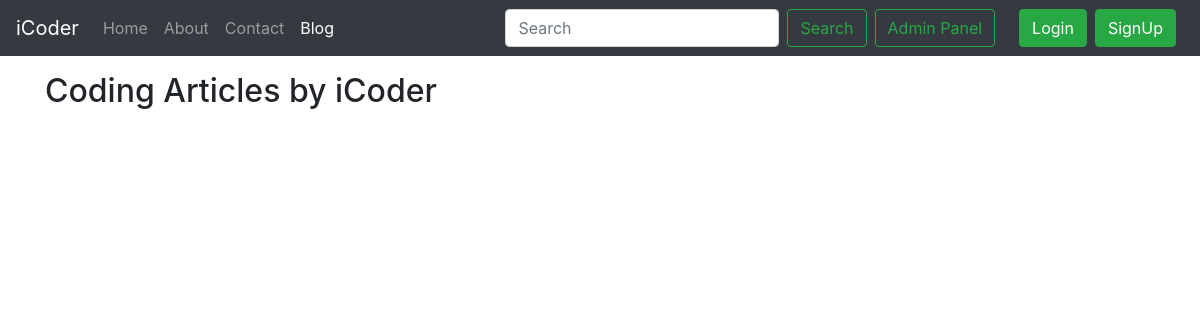
The page /blog/ on the database as committed earlier.
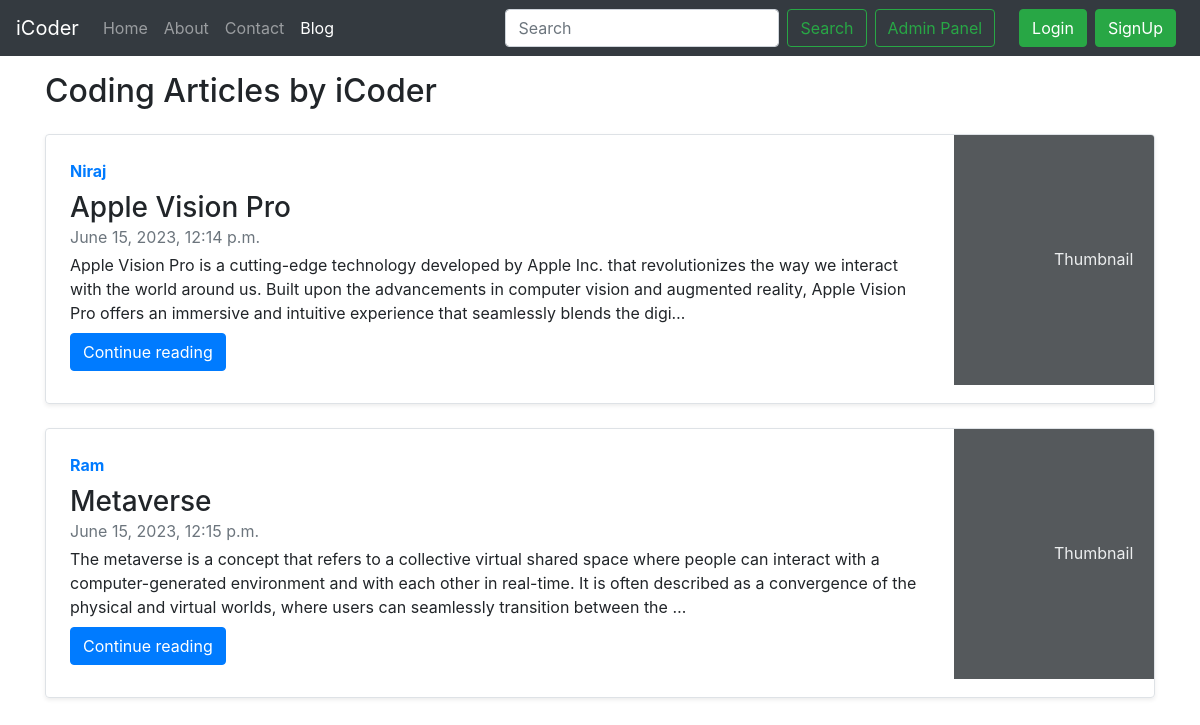
The same page on the database as committed later.
### blog/models.py (models this page shows, shortened)
class Post(models.Model):
    sno = models.AutoField(primary_key=True)
    title = models.CharField(max_length=255)
    content = models.TextField(default='')
    author = models.CharField(max_length=255)
    slug = models.CharField(max_length=130)
    timeStamp = models.DateTimeField(blank=True)

### blog/views.py (the view)
# urls.py: path('', views.blogHome, name='blogHome'),
def blogHome(request):
    allPost = Post.objects.all()
    return render(request, "blog/bloghome.html", {'allPost': allPost})

### templates/blog/bloghome.html (shortened to what this page needs)
{% extends 'base.html' %}
{% block blogactive %} active {% endblock blogactive %}
{% block body %}
<div class="container my-3">
    <h2>Coding Articles by iCoder</h2>
    {% for blog in allPost %}
    <div class="row no-gutters border rounded overflow-hidden flex-md-row mb-4 shadow-sm h-md-250 my-4 position-relative">
        <div class="col p-4 d-flex flex-column position-static">
            <strong class="d-inline-block mb-2 text-primary">{{blog.author}}</strong>
            <h3 class="mb-0">{{blog.title}}</h3>
            <div class="mb-1 text-muted">{{blog.timeStamp}}</div>
            <p class="card-text mb-auto">{{blog.content| truncatechars:300 }}</p>
            <div class="my-2">
                <a href="/blog/{{blog.slug}}" role="button" class="btn btn-primary">Continue reading</a>
            </div>
        </div>
        <div class="col-auto d-none d-lg-block">
            <svg class="bd-placeholder-img" width="200" height="250" xmlns="http://www.w3.org/2000/svg"
                preserveAspectRatio="xMidYMid slice" focusable="false" role="img" aria-label="Placeholder: Thumbnail">
                <rect width="100%" height="100%" fill="#55595c"></rect><text x="50%" y="50%" fill="#eceeef"
                    dy=".3em">Thumbnail</text>
            </svg>
        </div>
    </div>
    {% endfor %}
</div>
    {% endblock %}

### templates/base.html (shortened to what this page needs)
<!doctype html>
<html lang="en">
<head>
  <link rel="stylesheet" href="https://stackpath.bootstrapcdn.com/bootstrap/4.5.2/css/bootstrap.min.css"
>
</head>
<body>
  <nav class="navbar navbar-expand-lg navbar-dark bg-dark">
    <a class="navbar-brand" href="/">iCoder</a>
    <div class="collapse navbar-collapse" id="navbarSupportedContent">
      <ul class="navbar-nav mr-auto">
        <li class="nav-item {% block homeactive %}  {% endblock homeactive %}">
          <a class="nav-link" href="/">Home <span class="sr-only">(current)</span></a>
        </li>
        <li class="nav-item {% block aboutactive %}  {% endblock aboutactive %}">
          <a class="nav-link" href="/about">About</a>
        </li>
        <li class="nav-item {% block contactactive %}  {% endblock contactactive %} ">
          <a class="nav-link" href="/contact">Contact</a>
        </li>
        <li class="nav-item {% block blogactive %}  {% endblock blogactive %} ">
          <a class="nav-link" href="/blog">Blog</a>
        </li>
      </ul>
      <form method="get" action="/search" class="form-inline my-2 my-lg-0 mx-3">
        <input class="form-control mr-sm-2" type="search" placeholder="Search" aria-label="Search" name="query"
          id="query">
        <button class="btn btn-outline-success my-2 my-sm-0 " type="submit">Search</button>
        <a href="/admin" role="button" target="_blank" class="btn btn-outline-success m-2 my-sm-0"> Admin Panel </a>
      </form>
      <button type="button" class="btn btn-success mr-2" data-toggle="modal" data-target="#loginModal">
        Login
      </button>
      <button type="button" class="btn btn-success mr-2" data-toggle="modal" data-target="#signupModal">
        SignUp
      </button>
    </div>
  </nav>
  {% block body %} {% endblock body %}
</body>
</html>

Rows that differ between the two databases and show on the page:
added Post: author "Niraj", title "Apple Vision Pro", timeStamp "June 15, 2023, 12:14 p.m.", content "Apple Vision Pro is a cutting-edge technology developed by Apple Inc. that revolutionizes the way we interact with the world around us. Built upon the advancements in computer vision and augmented reality, Apple Vision Pro offers an immersive and intuitive experience that seamlessly blends the digi…"
added Post: author "Ram", title "Metaverse", timeStamp "June 15, 2023, 12:15 p.m.", content "The metaverse is a concept that refers to a collective virtual shared space where people can interact with a computer-generated environment and with each other in real-time. It is often described as a convergence of the physical and virtual worlds, where users can seamlessly transition between the …"
